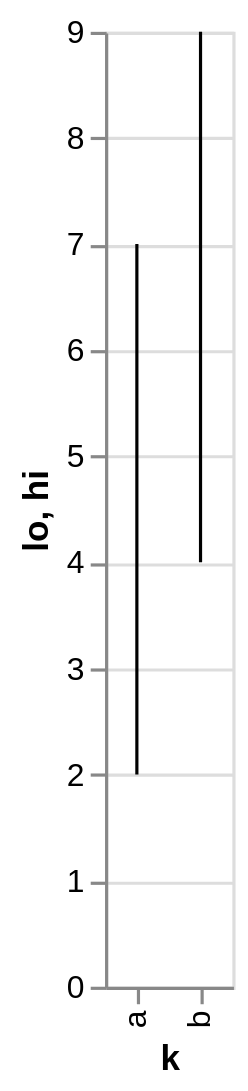

Write a Vega-Lite specification for this figure.
### Vega-Lite specification from a JSON file in a GitHub repository (floating-point values rounded to 4 significant figures)
{"$schema": "https://vega.github.io/schema/vega-lite/v6.json", "data": {"values": [{"hi": 7, "k": "a", "lo": 2}, {"hi": 9, "k": "b", "lo": 4}]}, "description": "Ranged rules from y to y2.", "encoding": {"x": {"field": "k", "type": "nominal"}, "y": {"field": "lo", "type": "quantitative"}, "y2": {"field": "hi"}}, "mark": "rule", "usermeta": {"easel": {"standin_ratio": 0.0484, "threshold": 0.07}}}
